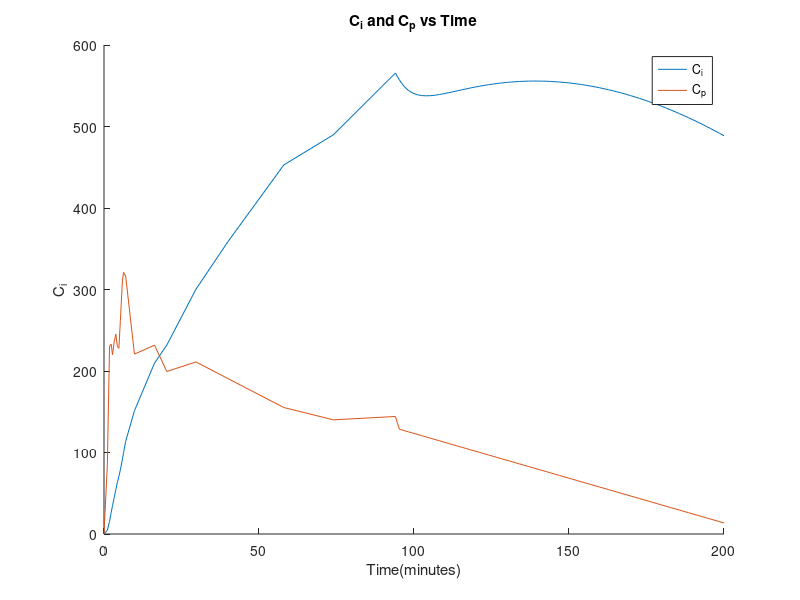

MATLAB code to generate this figure:
clear 

%Define Variables
k_1 = .102; 
k_2 = .13;
k_3 = .062;
k_4 = .0068;

b = k_2 + k_3 + k_4;
four_ac = 4 * k_2 * k_4;
alpha_1 = (1/2) * (b + sqrt(b^2 - four_ac));
alpha_2 = (1/2) * (b - sqrt(b^2 - four_ac));

A = (k_1 * ((k_3 + k_4 - alpha_1))/(alpha_2 - alpha_1));
B = (k_1 * ((alpha_2 - k_3 - k_4))/(alpha_2 - alpha_1));

time_min = [0, 1.08, 1.78, 2.3, 2.75, 3.3, 3.82, 4.32, 4.8, 5.28, 5.95, 6.32, 6.98, 9.83, 16.3, 20.25, 29.67, 39.93, 58, 74, 94];
Cp = [0, 84.9, 230, 233, 220, 236.4, 245.1, 230, 227.8, 261.9, 311.7, 321, 316.6, 220.7, 231.7, 199.4, 211.1, 190.8, 155.2, 140.1, 144.2];

%Linear Regression using Last 5 Points
time_min_last5 = time_min(length(time_min)-5+1:end);
Cp_last5 = Cp(length(Cp)-5+1:end);
linear_regression = polyfit(time_min_last5, Cp_last5, 1);
x_regression = linspace(58,200);
y_regression = polyval(linear_regression, x_regression);
time_min_with_regression = [time_min, x_regression(27:end)];
Cp_with_regression = [Cp, y_regression(27:end)];


Ci_A = zeros(1,length(time_min_with_regression));
Ci_B = zeros(1,length(time_min_with_regression));

for t = 1:length(time_min_with_regression)
    for tau = 2:t
        delta_t = time_min_with_regression(tau)-time_min_with_regression(tau-1);
        
        n_1 = exp(alpha_1 * time_min_with_regression(tau)) * Cp_with_regression(tau);
        n_2 = exp(alpha_1 * time_min_with_regression(tau-1)) * Cp_with_regression(tau-1);
        Ci_A(t) = Ci_A(t) + (1/2)*delta_t*(n_1 + n_2);
        
        n_11 = exp(alpha_2 * time_min_with_regression(tau)) * Cp_with_regression(tau);
        n_22 = exp(alpha_2 * time_min_with_regression(tau-1)) * Cp_with_regression(tau-1);
        Ci_B(t) = Ci_B(t) + (1/2)*delta_t*(n_11 + n_22);
    end
    
    Ci_A(t) = Ci_A(t) * exp(-alpha_1*time_min_with_regression(t));
    Ci_B(t) = Ci_B(t) * exp(-alpha_2*time_min_with_regression(t));
    
end

Ci = (A.*Ci_A) + (B.*Ci_B);

figure
xlabel('Time(minutes)')
ylabel('C_{i}')
title('C_{i} and C_{p} vs Time')
hold on
plot(time_min_with_regression, Ci)
plot(time_min_with_regression, Cp_with_regression)
legend('C_{i}','C_{p}')
